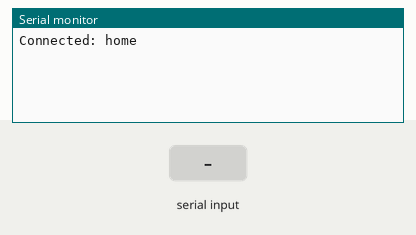
The sketch below on a simulated ESP8266 (NodeMCU). On the bench: the last lines printed to the serial monitor. Inputs (shaded band) come from the test bench. WiFi joins after 1.5 s; servers stay silent unless stated.

Above: at 2.7 s.
2.8 s: "pH: \n" received over Serial
At 4.7 s:
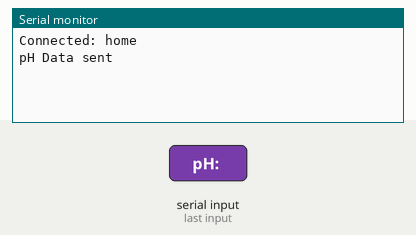
5.1 s: "Turbidity: \n" received over Serial
At 6.9 s:
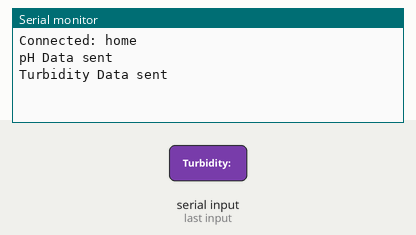

The sketch:

NodemcuCodeReceiver.ino
```cpp
// UPLOAD THIS CODE AFER UPLOADING ARDUINO CODE THEN CONNECT TX AND RX
// THIS CODE UPLOADS THE DATA TO FIREBASE ITS GETTING FROM ARDUINO UNO'S SENSORS
#include <ESP8266WiFi.h>
#include <Firebase_ESP_Client.h>
#include <WiFiManager.h>

// Firebase credentials
#define FIREBASE_HOST "psmwaterquality-default-rtdb.asia-southeast1.firebasedatabase.app"
#define FIREBASE_AUTH "7vOcbfwnov2M0IolVwcHpHiqegUzbcOCEppiS3pz"

// Firebase objects
FirebaseData fbdo;
FirebaseAuth auth;
FirebaseConfig config;

void setup() {
  Serial.begin(9600);

  // Initialize Wi-FiManager
  WiFiManager wifiManager;
  WiFi.disconnect(true);


  // Connect to Wi-Fi or configure credentials
  if (!wifiManager.autoConnect("Wi-Fi Manager", "wifi_manager")) {
    Serial.println("Failed to connect or configure. Restarting...");
    ESP.restart();
  }

  // Print connection status
  if (WiFi.status() == WL_CONNECTED) {
    Serial.println("Connected: " + WiFi.SSID());

  } else {
    Serial.println("Not Connected");
  }

  // Configure Firebase
  config.host = FIREBASE_HOST;
  config.signer.tokens.legacy_token = FIREBASE_AUTH;
  Firebase.begin(&config, &auth);
}

void loop() {
  while (Serial.available() > 0) {
    String data = Serial.readStringUntil('\n');
    if (data.startsWith("pH: ")) {
      float pHValue = data.substring(4).toFloat();
      // Send pH value to Firebase
      if (Firebase.RTDB.setFloat(&fbdo, "/sensors/pH", pHValue)) {
        Serial.println("pH Data sent");
      } else {
        Serial.println("Error sending pH data: " + fbdo.errorReason());
      }
    } else if (data.startsWith("Turbidity: ")) {
      int turbidity = data.substring(11).toInt();
      // Send turbidity value to Firebase
      if (Firebase.RTDB.setInt(&fbdo, "/sensors/turbidity", turbidity)) {
        Serial.println("Turbidity Data sent");
      } else {
        Serial.println("Error sending turbidity data: " + fbdo.errorReason());
      }
    }
  }

  // Handle authentication requests if needed
  if (Firebase.ready()) {
    // Handle authentication requests here if necessary
  }

  delay(1000);
}
```

Measured:
- after the input at 2.8 s, the serial monitor: prints a new line after 0.85 s (image 1)
- after the input at 5.1 s, the serial monitor: prints a new line after 0.70 s (image 2)
